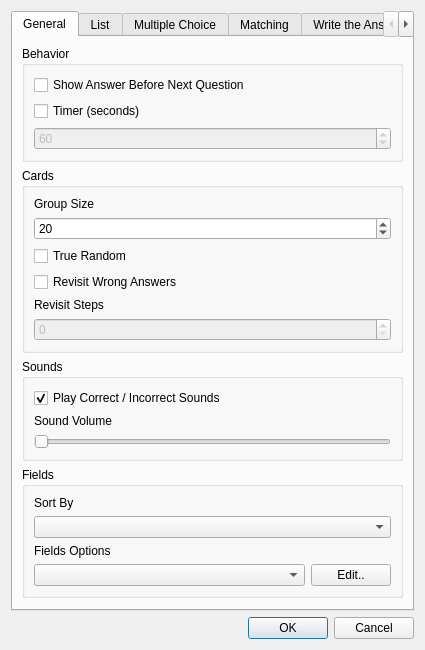
<?xml version="1.0" encoding="UTF-8"?>
<ui version="4.0">
 <class>OptionsDialog</class>
 <widget class="QDialog" name="OptionsDialog">
  <property name="geometry">
   <rect>
    <x>0</x>
    <y>0</y>
    <width>425</width>
    <height>649</height>
   </rect>
  </property>
  <property name="maximumSize">
   <size>
    <width>505</width>
    <height>695</height>
   </size>
  </property>
  <property name="windowTitle">
   <string>Dialog</string>
  </property>
  <layout class="QGridLayout" name="gridLayout">
   <item row="1" column="0">
    <widget class="QDialogButtonBox" name="buttonBox">
     <property name="orientation">
      <enum>Qt::Horizontal</enum>
     </property>
     <property name="standardButtons">
      <set>QDialogButtonBox::Cancel|QDialogButtonBox::Ok</set>
     </property>
    </widget>
   </item>
   <item row="0" column="0">
    <widget class="QTabWidget" name="tabWidget">
     <property name="currentIndex">
      <number>0</number>
     </property>
     <widget class="QWidget" name="generalOptions">
      <property name="maximumSize">
       <size>
        <width>483</width>
        <height>626</height>
       </size>
      </property>
      <attribute name="title">
       <string>General</string>
      </attribute>
      <layout class="QGridLayout" name="gridLayout_17">
       <item row="0" column="0">
        <layout class="QGridLayout" name="generalLayout">
         <item row="0" column="0">
          <widget class="QGroupBox" name="genBehaviorBox">
           <property name="maximumSize">
            <size>
             <width>16777215</width>
             <height>16777215</height>
            </size>
           </property>
           <property name="title">
            <string>Behavior</string>
           </property>
           <property name="flat">
            <bool>true</bool>
           </property>
           <layout class="QGridLayout" name="gridLayout_8">
            <item row="0" column="0">
             <layout class="QVBoxLayout" name="genBehaviorLayout">
              <item>
               <widget class="QCheckBox" name="gen_showAnswer">
                <property name="toolTip">
                 <string>&lt;html&gt;&lt;head/&gt;&lt;body&gt;&lt;p&gt;Should pause after each question to show the answer.&lt;/p&gt;&lt;/body&gt;&lt;/html&gt;</string>
                </property>
                <property name="text">
                 <string>Show Answer Before Next Question</string>
                </property>
               </widget>
              </item>
              <item>
               <widget class="QCheckBox" name="gen_cbTimed">
                <property name="text">
                 <string>Timer (seconds)</string>
                </property>
               </widget>
              </item>
              <item>
               <widget class="QSpinBox" name="gen_timedAmount">
                <property name="enabled">
                 <bool>false</bool>
                </property>
                <property name="minimumSize">
                 <size>
                  <width>0</width>
                  <height>0</height>
                 </size>
                </property>
                <property name="minimum">
                 <number>10</number>
                </property>
                <property name="maximum">
                 <number>1000000000</number>
                </property>
                <property name="singleStep">
                 <number>1</number>
                </property>
                <property name="value">
                 <number>60</number>
                </property>
               </widget>
              </item>
             </layout>
            </item>
           </layout>
          </widget>
         </item>
         <item row="1" column="0">
          <widget class="QGroupBox" name="genAnswersBox">
           <property name="maximumSize">
            <size>
             <width>16777215</width>
             <height>16777215</height>
            </size>
           </property>
           <property name="title">
            <string>Cards</string>
           </property>
           <property name="flat">
            <bool>true</bool>
           </property>
           <layout class="QGridLayout" name="gridLayout_9">
            <item row="0" column="0">
             <layout class="QVBoxLayout" name="genAnswersLayout">
              <item>
               <widget class="QLabel" name="gen_groupSizeLabel">
                <property name="whatsThis">
                 <string extracomment="The number of cards that is included in each group (if &quot;All&quot; is not pressed)"/>
                </property>
                <property name="text">
                 <string>Group Size</string>
                </property>
               </widget>
              </item>
              <item>
               <widget class="QSpinBox" name="gen_groupSize">
                <property name="minimumSize">
                 <size>
                  <width>0</width>
                  <height>0</height>
                 </size>
                </property>
                <property name="toolTip">
                 <string extracomment="The number of cards that is included in each group (if &quot;All&quot; is not pressed)"/>
                </property>
                <property name="whatsThis">
                 <string extracomment="The number of cards that is included in each group (if &quot;All&quot; is not pressed)"/>
                </property>
                <property name="minimum">
                 <number>5</number>
                </property>
                <property name="maximum">
                 <number>200</number>
                </property>
                <property name="singleStep">
                 <number>5</number>
                </property>
                <property name="value">
                 <number>20</number>
                </property>
               </widget>
              </item>
              <item>
               <widget class="QCheckBox" name="gen_doTrueRandom">
                <property name="text">
                 <string>True Random</string>
                </property>
               </widget>
              </item>
              <item>
               <widget class="QCheckBox" name="gen_cbDoRevisit">
                <property name="text">
                 <string>Revisit Wrong Answers</string>
                </property>
               </widget>
              </item>
              <item>
               <widget class="QLabel" name="gen_revisitStepsLabel">
                <property name="text">
                 <string>Revisit Steps</string>
                </property>
               </widget>
              </item>
              <item>
               <widget class="QSpinBox" name="gen_revisitSteps">
                <property name="enabled">
                 <bool>false</bool>
                </property>
                <property name="minimumSize">
                 <size>
                  <width>0</width>
                  <height>0</height>
                 </size>
                </property>
               </widget>
              </item>
             </layout>
            </item>
           </layout>
          </widget>
         </item>
         <item row="2" column="0">
          <widget class="QGroupBox" name="genSoundsBox">
           <property name="maximumSize">
            <size>
             <width>16777215</width>
             <height>16777215</height>
            </size>
           </property>
           <property name="title">
            <string>Sounds</string>
           </property>
           <property name="flat">
            <bool>true</bool>
           </property>
           <layout class="QGridLayout" name="gridLayout_10">
            <item row="0" column="0">
             <layout class="QVBoxLayout" name="genSoundsLayout">
              <item>
               <widget class="QCheckBox" name="gen_cbDoSounds">
                <property name="text">
                 <string>Play Correct / Incorrect Sounds</string>
                </property>
                <property name="checked">
                 <bool>true</bool>
                </property>
               </widget>
              </item>
              <item>
               <widget class="QLabel" name="gen_SoundVolumeLabel">
                <property name="text">
                 <string>Sound Volume</string>
                </property>
               </widget>
              </item>
              <item>
               <widget class="QSlider" name="gen_soundVolume">
                <property name="orientation">
                 <enum>Qt::Horizontal</enum>
                </property>
               </widget>
              </item>
             </layout>
            </item>
           </layout>
          </widget>
         </item>
         <item row="3" column="0">
          <widget class="QGroupBox" name="genDisplayBox">
           <property name="maximumSize">
            <size>
             <width>16777215</width>
             <height>16777215</height>
            </size>
           </property>
           <property name="title">
            <string>Fields</string>
           </property>
           <property name="flat">
            <bool>true</bool>
           </property>
           <layout class="QGridLayout" name="gridLayout_11">
            <item row="0" column="0">
             <layout class="QVBoxLayout" name="genDisplayLayout">
              <item>
               <widget class="QLabel" name="gen_sortByLabel">
                <property name="text">
                 <string>Sort By</string>
                </property>
               </widget>
              </item>
              <item>
               <widget class="QComboBox" name="gen_sortByCb"/>
              </item>
              <item>
               <widget class="QLabel" name="genFieldsLabel">
                <property name="text">
                 <string>Fields Options</string>
                </property>
               </widget>
              </item>
              <item>
               <layout class="QHBoxLayout" name="horizontalLayout">
                <item>
                 <widget class="QComboBox" name="gen_fieldsCb">
                  <property name="sizePolicy">
                   <sizepolicy hsizetype="Expanding" vsizetype="Fixed">
                    <horstretch>0</horstretch>
                    <verstretch>0</verstretch>
                   </sizepolicy>
                  </property>
                 </widget>
                </item>
                <item>
                 <widget class="QPushButton" name="gen_editFieldButton">
                  <property name="sizePolicy">
                   <sizepolicy hsizetype="Minimum" vsizetype="Fixed">
                    <horstretch>0</horstretch>
                    <verstretch>0</verstretch>
                   </sizepolicy>
                  </property>
                  <property name="minimumSize">
                   <size>
                    <width>80</width>
                    <height>0</height>
                   </size>
                  </property>
                  <property name="maximumSize">
                   <size>
                    <width>30</width>
                    <height>16777215</height>
                   </size>
                  </property>
                  <property name="text">
                   <string>Edit..</string>
                  </property>
                 </widget>
                </item>
               </layout>
              </item>
             </layout>
            </item>
           </layout>
          </widget>
         </item>
        </layout>
       </item>
       <item row="1" column="0">
        <spacer name="verticalSpacer">
         <property name="orientation">
          <enum>Qt::Vertical</enum>
         </property>
         <property name="sizeHint" stdset="0">
          <size>
           <width>20</width>
           <height>40</height>
          </size>
         </property>
        </spacer>
       </item>
      </layout>
     </widget>
     <widget class="QWidget" name="listOptions">
      <attribute name="title">
       <string>List</string>
      </attribute>
      <layout class="QGridLayout" name="gridLayout_3">
       <item row="0" column="0">
        <layout class="QVBoxLayout" name="verticalLayout">
         <item>
          <widget class="QLabel" name="list_label">
           <property name="text">
            <string>List Columns</string>
           </property>
          </widget>
         </item>
         <item>
          <layout class="QHBoxLayout" name="list_topLayout">
           <item>
            <widget class="QComboBox" name="list_fieldSelCo">
             <property name="sizePolicy">
              <sizepolicy hsizetype="Preferred" vsizetype="Fixed">
               <horstretch>3</horstretch>
               <verstretch>0</verstretch>
              </sizepolicy>
             </property>
            </widget>
           </item>
           <item>
            <widget class="QPushButton" name="list_addButton">
             <property name="text">
              <string>Add</string>
             </property>
            </widget>
           </item>
           <item>
            <widget class="QPushButton" name="list_removeButton">
             <property name="text">
              <string>Remove</string>
             </property>
            </widget>
           </item>
          </layout>
         </item>
         <item>
          <widget class="QListWidget" name="list_list"/>
         </item>
         <item>
          <layout class="QHBoxLayout" name="list_bottomLayout">
           <item>
            <widget class="QPushButton" name="list_moveUpButton">
             <property name="text">
              <string>Move Up</string>
             </property>
            </widget>
           </item>
           <item>
            <widget class="QPushButton" name="list_moveDownButton">
             <property name="text">
              <string>Move Down</string>
             </property>
            </widget>
           </item>
           <item>
            <widget class="QPushButton" name="list_setFrontButton">
             <property name="text">
              <string>Set Front/Back</string>
             </property>
            </widget>
           </item>
          </layout>
         </item>
         <item>
          <spacer name="verticalSpacer_4">
           <property name="orientation">
            <enum>Qt::Vertical</enum>
           </property>
           <property name="sizeHint" stdset="0">
            <size>
             <width>20</width>
             <height>40</height>
            </size>
           </property>
          </spacer>
         </item>
        </layout>
       </item>
      </layout>
     </widget>
     <widget class="QWidget" name="multipleChoiceOptions">
      <attribute name="title">
       <string>Multiple Choice</string>
      </attribute>
      <layout class="QGridLayout" name="gridLayout_2">
       <item row="0" column="0">
        <layout class="QVBoxLayout" name="mcLayout">
         <item>
          <widget class="QGroupBox" name="mcBehaviorBox">
           <property name="maximumSize">
            <size>
             <width>16777215</width>
             <height>16777215</height>
            </size>
           </property>
           <property name="title">
            <string>Behavior</string>
           </property>
           <property name="flat">
            <bool>true</bool>
           </property>
           <property name="checkable">
            <bool>false</bool>
           </property>
           <property name="checked">
            <bool>false</bool>
           </property>
           <layout class="QGridLayout" name="gridLayout_12">
            <item row="0" column="0">
             <layout class="QVBoxLayout" name="mcBehaviorLayout">
              <item>
               <widget class="QCheckBox" name="mc_cbConfirm">
                <property name="text">
                 <string>Always Confirm Answer</string>
                </property>
               </widget>
              </item>
             </layout>
            </item>
           </layout>
          </widget>
         </item>
         <item>
          <widget class="QGroupBox" name="mcDisplayBox">
           <property name="title">
            <string>Display</string>
           </property>
           <property name="flat">
            <bool>true</bool>
           </property>
           <layout class="QGridLayout" name="gridLayout_4">
            <item row="0" column="0">
             <layout class="QVBoxLayout" name="mcDisplayLayout">
              <item>
               <widget class="QLabel" name="mc_questionFontsizeLabel">
                <property name="text">
                 <string>Question Font Size</string>
                </property>
               </widget>
              </item>
              <item>
               <widget class="QSpinBox" name="mc_questionFontSize"/>
              </item>
              <item>
               <widget class="QLabel" name="mc_answerFontSizeLabel">
                <property name="text">
                 <string>Answer Button Font Size</string>
                </property>
               </widget>
              </item>
              <item>
               <widget class="QSpinBox" name="mc_answerFontSize"/>
              </item>
             </layout>
            </item>
           </layout>
          </widget>
         </item>
        </layout>
       </item>
       <item row="1" column="0">
        <spacer name="verticalSpacer_2">
         <property name="orientation">
          <enum>Qt::Vertical</enum>
         </property>
         <property name="sizeHint" stdset="0">
          <size>
           <width>20</width>
           <height>40</height>
          </size>
         </property>
        </spacer>
       </item>
      </layout>
     </widget>
     <widget class="QWidget" name="matchingOptions">
      <attribute name="title">
       <string>Matching</string>
      </attribute>
      <layout class="QGridLayout" name="gridLayout_16">
       <item row="0" column="0">
        <layout class="QGridLayout" name="maLayout">
         <item row="0" column="0">
          <widget class="QGroupBox" name="maDisplayBox">
           <property name="title">
            <string>Display</string>
           </property>
           <property name="flat">
            <bool>true</bool>
           </property>
           <layout class="QGridLayout" name="gridLayout_13">
            <item row="0" column="0">
             <layout class="QVBoxLayout" name="maDisplayLayout">
              <item>
               <widget class="QLabel" name="ma_answerFontSizeLabel">
                <property name="text">
                 <string>Answer Button Font Size</string>
                </property>
               </widget>
              </item>
              <item>
               <widget class="QSpinBox" name="ma_answerFontSize"/>
              </item>
             </layout>
            </item>
           </layout>
          </widget>
         </item>
        </layout>
       </item>
       <item row="1" column="0">
        <spacer name="verticalSpacer_3">
         <property name="orientation">
          <enum>Qt::Vertical</enum>
         </property>
         <property name="sizeHint" stdset="0">
          <size>
           <width>20</width>
           <height>40</height>
          </size>
         </property>
        </spacer>
       </item>
      </layout>
     </widget>
     <widget class="QWidget" name="writeTheAnswerOptions">
      <attribute name="title">
       <string>Write the Answer</string>
      </attribute>
      <layout class="QGridLayout" name="gridLayout_15">
       <item row="0" column="0">
        <layout class="QVBoxLayout" name="waLayout">
         <item>
          <widget class="QGroupBox" name="waInputBox">
           <property name="title">
            <string>Input</string>
           </property>
           <property name="flat">
            <bool>true</bool>
           </property>
           <layout class="QGridLayout" name="gridLayout_5">
            <item row="0" column="0">
             <layout class="QVBoxLayout" name="waInputLayout">
              <item>
               <widget class="QCheckBox" name="wr_cbKeyboard">
                <property name="text">
                 <string>Show virtual keyboard</string>
                </property>
                <property name="checked">
                 <bool>true</bool>
                </property>
               </widget>
              </item>
              <item>
               <widget class="QLabel" name="wr_virtualKeyboardTypeLabel">
                <property name="text">
                 <string>Virtual Keyboard Type</string>
                </property>
               </widget>
              </item>
              <item>
               <widget class="QComboBox" name="wr_coKeyboardType">
                <item>
                 <property name="text">
                  <string>Japanese - Hiragana</string>
                 </property>
                </item>
               </widget>
              </item>
             </layout>
            </item>
           </layout>
          </widget>
         </item>
         <item>
          <widget class="QGroupBox" name="waDisplayBox">
           <property name="title">
            <string>Display</string>
           </property>
           <property name="flat">
            <bool>true</bool>
           </property>
           <layout class="QGridLayout" name="gridLayout_6">
            <item row="0" column="0">
             <layout class="QVBoxLayout" name="waDisplayLayout">
              <item>
               <widget class="QLabel" name="wr_questionFontSizeLabel">
                <property name="text">
                 <string>Question Font Size</string>
                </property>
               </widget>
              </item>
              <item>
               <widget class="QSpinBox" name="wr_questionFontSize"/>
              </item>
             </layout>
            </item>
           </layout>
          </widget>
         </item>
        </layout>
       </item>
       <item row="1" column="0">
        <spacer name="verticalSpacer_5">
         <property name="orientation">
          <enum>Qt::Vertical</enum>
         </property>
         <property name="sizeHint" stdset="0">
          <size>
           <width>20</width>
           <height>40</height>
          </size>
         </property>
        </spacer>
       </item>
      </layout>
     </widget>
    </widget>
   </item>
  </layout>
 </widget>
 <resources/>
 <connections>
  <connection>
   <sender>buttonBox</sender>
   <signal>accepted()</signal>
   <receiver>OptionsDialog</receiver>
   <slot>accept()</slot>
   <hints>
    <hint type="sourcelabel">
     <x>257</x>
     <y>498</y>
    </hint>
    <hint type="destinationlabel">
     <x>157</x>
     <y>274</y>
    </hint>
   </hints>
  </connection>
  <connection>
   <sender>buttonBox</sender>
   <signal>rejected()</signal>
   <receiver>OptionsDialog</receiver>
   <slot>reject()</slot>
   <hints>
    <hint type="sourcelabel">
     <x>325</x>
     <y>498</y>
    </hint>
    <hint type="destinationlabel">
     <x>286</x>
     <y>274</y>
    </hint>
   </hints>
  </connection>
 </connections>
</ui>
